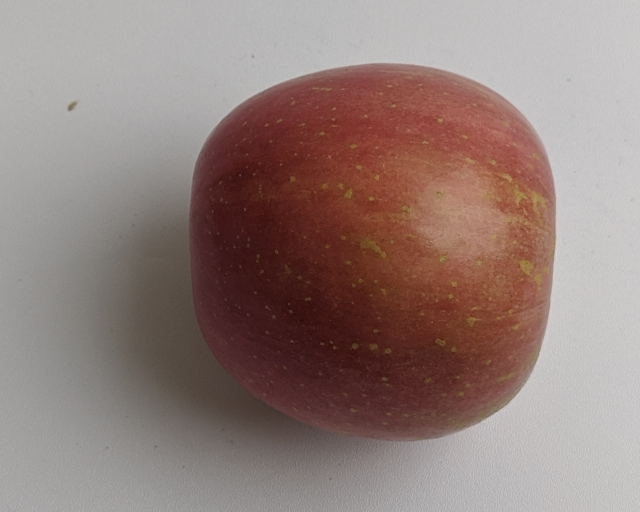
%> input picture data latih/data_107.jpg, 1280 x 1024 px (shown at 1/2 size); its folder holds 4 pictures in this run
$ octave pelatihan.m   (GNU Octave 9; MATLAB toolbox functions it lacks are replaced by stand-ins)
%> lines starting %> are read from the running program, lines starting %| are printed output that depends on the picture; in (x1, y1, x2, y2) boxes, pixels count from 0 and x2, y2 are one past the last pixel; in counts of white or black regions, pixels touching at a corner belong together; the program's own positions count from 1
clc; clear; close all; warning off all;

%%% Proses pelatihan citra
% menetapkan lokasi folder data latih
nama_folder = 'data latih';
% membaca file yg ber esktensi .jpg
nama_file = dir(fullfile(nama_folder,'*.jpg'));
%membaca jumlah file .jpg
jumlah_file = numel(nama_file);

% menginisialisasi variabel ciri_latih
ciri_latih = zeros(jumlah_file,4);
% melakukan pengolahan citra terhadapa seluruh file
for n = 1:jumlah_file
    img = imread(fullfile(nama_folder, nama_file(n).name));
%> img is the input picture: size 1024x1280x3 uint8; mean R, G, B 146.6, 127.3, 122.5
    %figure, imshow(img)
    % konversi citra RGB menjadi citra mgrayscale
    img_gray = rgb2gray(img);
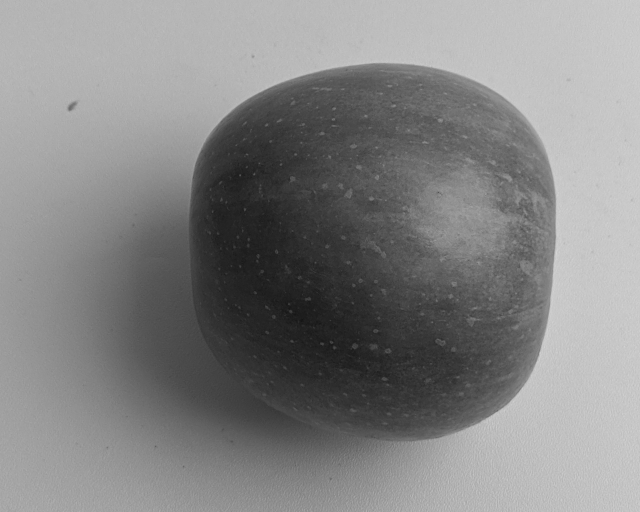
%> img_gray: size 1024x1280 uint8 (shown at 1/2 size); min 18, max 214, mean 132.5
    %figure, imshow(img_gray)
    % konversi citra grayscale mnjdi citra biner
    bw = imbinarize(img_gray);
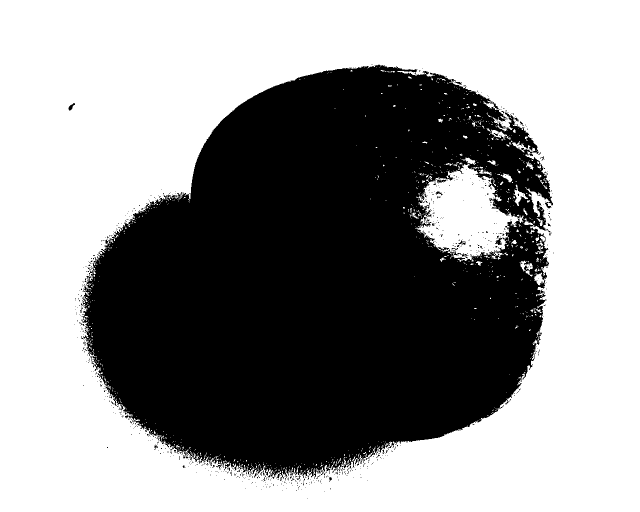
%> bw: size 1024x1280 logical (shown at 1/2 size); 58.2% white; 719 black regions (697 under 20 px), largest, box (x1, y1, x2, y2) and area: (164, 129, 1106, 962) 545071, (990, 476, 1004, 490) 105, (137, 206, 150, 221) 89
    %figure, imshow(bw)
    % operasi komplemen
    bw = imcomplement(bw);
    %figure, imshow(bw)
    %operasi morfologi filling holes
    bw = imfill(bw,'holes');
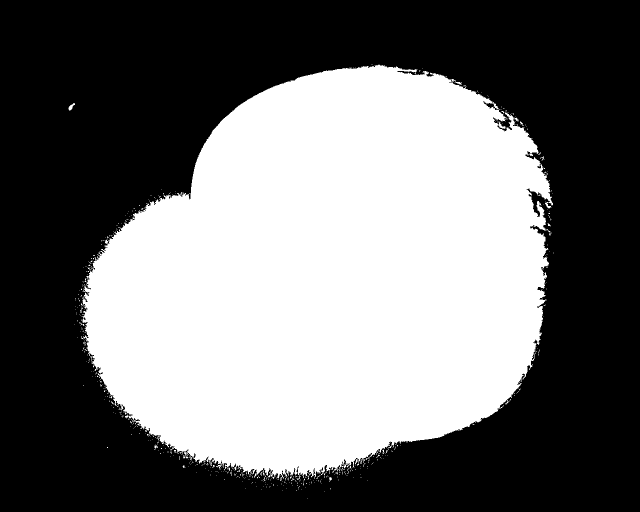
%> bw: size 1024x1280 logical (shown at 1/2 size); 44.2% white; 545 white regions (530 under 20 px), largest, box (x1, y1, x2, y2) and area: (164, 129, 1106, 962) 576683, (137, 206, 150, 221) 89, (1090, 403, 1103, 417) 65
    %figure, imshow(bw)

    %ekstraksi ciri buah
    % melakukan konversi citra rgb menjadi hsv
    HSV = rgb2hsv(img);
%> HSV: size 1024x1280x3 double; mean H, S, V 0.24, 0.219, 0.575
    %figure, imshow(HSV)
    % ekstraksi komponen hsv
    H = HSV(:,:,1);
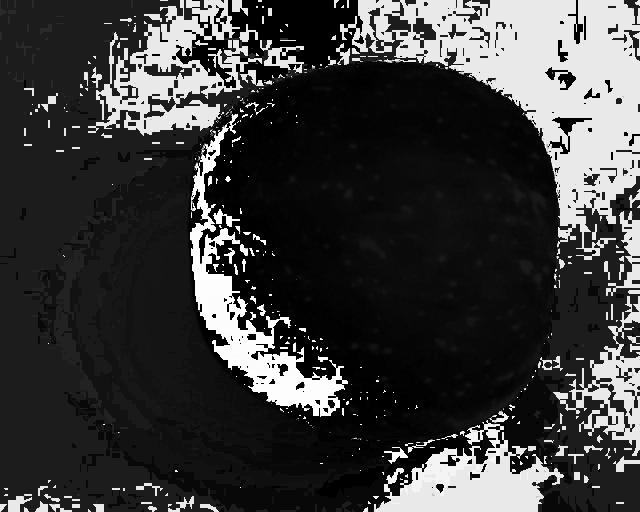
%> H: size 1024x1280 double (shown at 1/2 size); min 0, max 0.997, mean 0.24
    S = HSV(:,:,2);
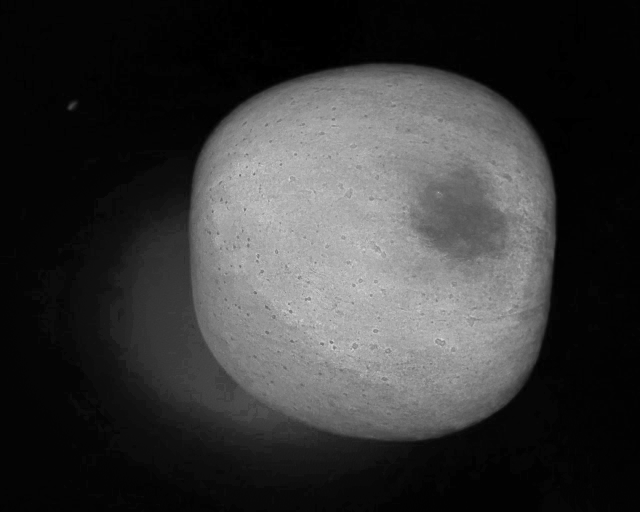
%> S: size 1024x1280 double (shown at 1/2 size); min 0, max 0.941, mean 0.219
    V = HSV(:,:,3);

    % mengubah nilai pixel bg menjadi 0
    H(~bw) = 0;
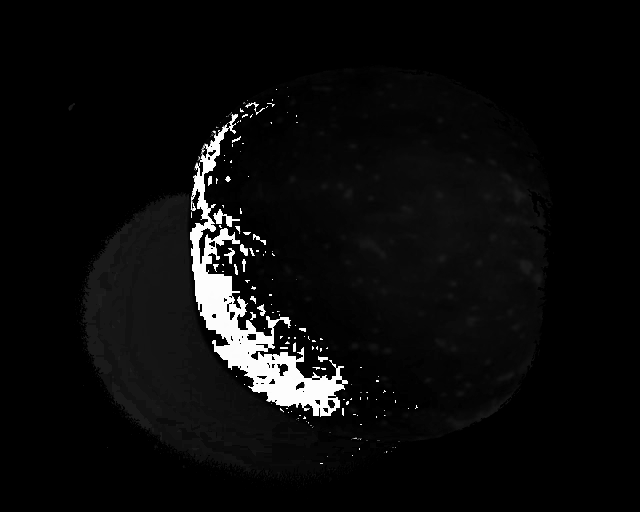
%> H: size 1024x1280 double (shown at 1/2 size); min 0, max 0.997, mean 0.0472
    S(~bw) = 0;
    V(~bw) = 0;
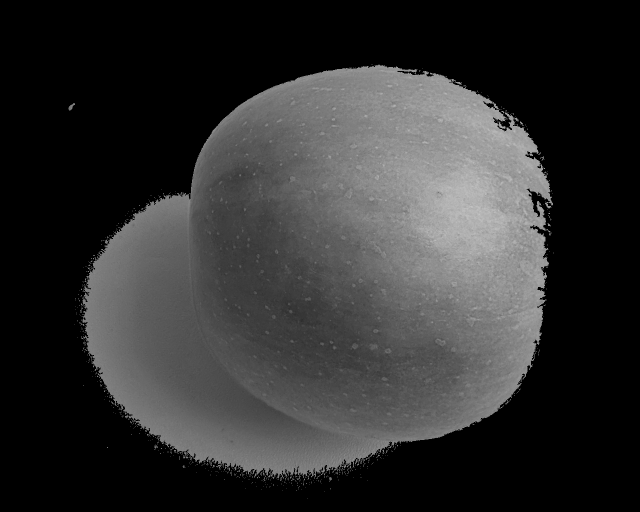
%> V: size 1024x1280 double (shown at 1/2 size); min 0, max 0.8, mean 0.19

    % menghitung nilai rata2 hsv
    Hue = sum(sum(H))/sum(sum(bw));
%> Hue = 0.107
    Saturation = sum(sum(S))/sum(sum(bw));
%> Saturation = 0.464
    Value = sum(sum(V))/sum(sum(bw));
%> Value = 0.429

    % menghitung luas objek
    Luas = sum(sum(bw));
%> Luas = 578853
    % mengisi vaiarbel ciri_latih dengan ciri hasil esktaksi
    ciri_latih(n,1) = Hue;
    ciri_latih(n,2) = Saturation;
    ciri_latih(n,3) = Value;
    ciri_latih(n,4) = Luas;
end
%> pass 2 of the loop `for n = 1:jumlah_file`:
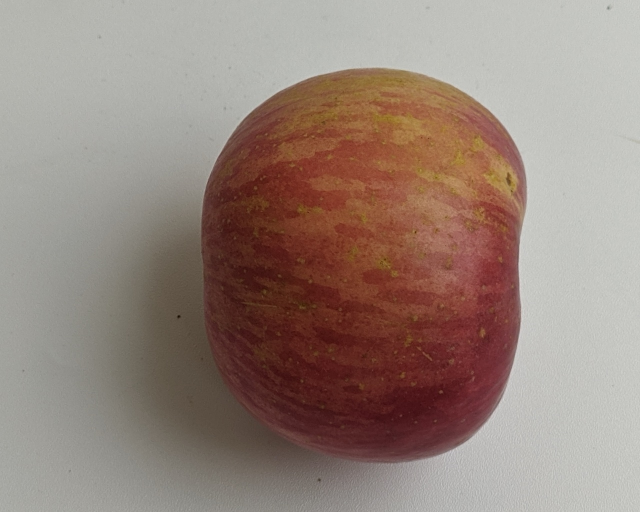
%> input picture data latih/data_115.jpg, 1280 x 1024 px (shown at 1/2 size)
%> img is the input picture: size 1024x1280x3 uint8; mean R, G, B 150.9, 132.9, 123.9
%> `bw = imbinarize(img_gray);`:
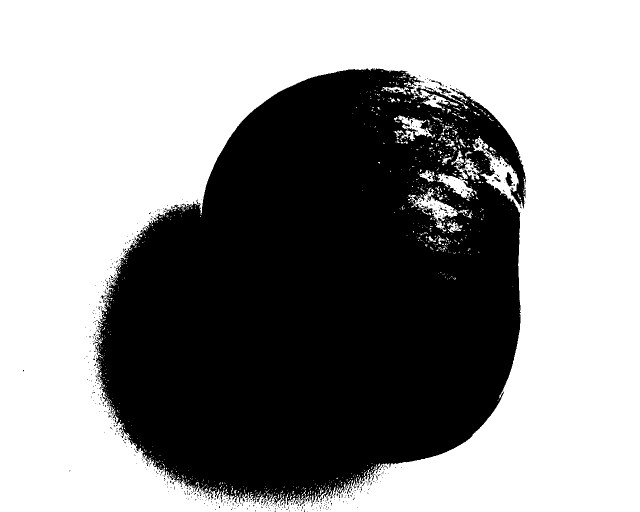
%> bw: size 1024x1280 logical (shown at 1/2 size); 58.4% white; 645 black regions (628 under 20 px), largest, box (x1, y1, x2, y2) and area: (190, 137, 1052, 1014) 541864, (1011, 344, 1026, 373) 240, (877, 175, 903, 188) 130
%> HSV: size 1024x1280x3 double; mean H, S, V 0.163, 0.233, 0.594
%> `V(~bw) = 0;`:
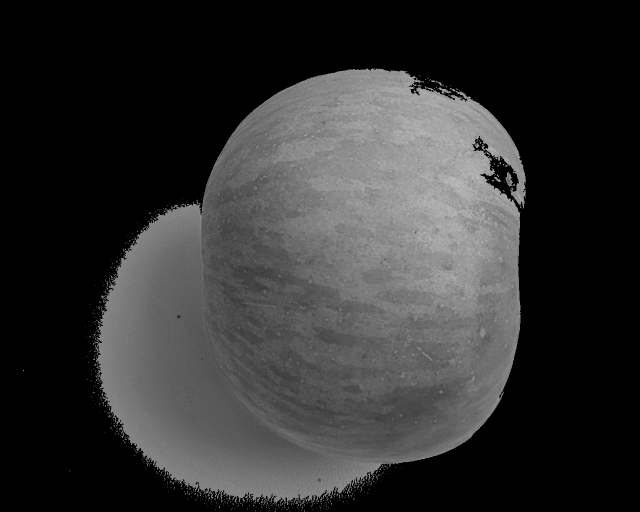
%> V: size 1024x1280 double (shown at 1/2 size); min 0, max 0.784, mean 0.191
%> Hue = 0.141
%> Saturation = 0.497
%> Value = 0.449
%> Luas = 558867
%> pass 3 of the loop `for n = 1:jumlah_file`:
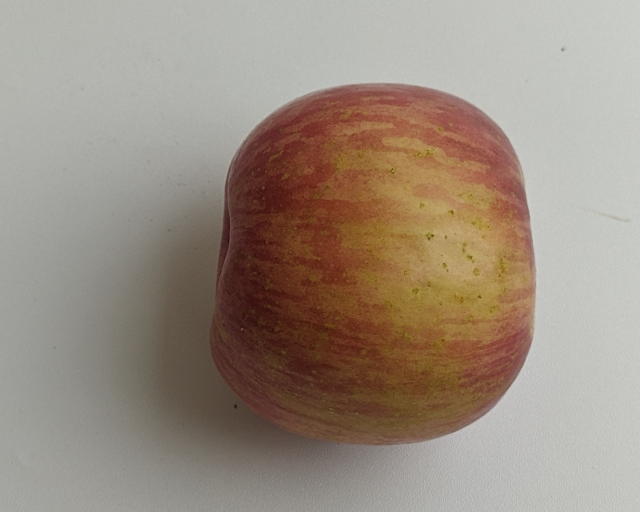
%> input picture data latih/data_118.jpg, 1280 x 1024 px (shown at 1/2 size)
%> img is the input picture: size 1024x1280x3 uint8; mean R, G, B 155, 141.4, 128.4
%> `bw = imbinarize(img_gray);`:
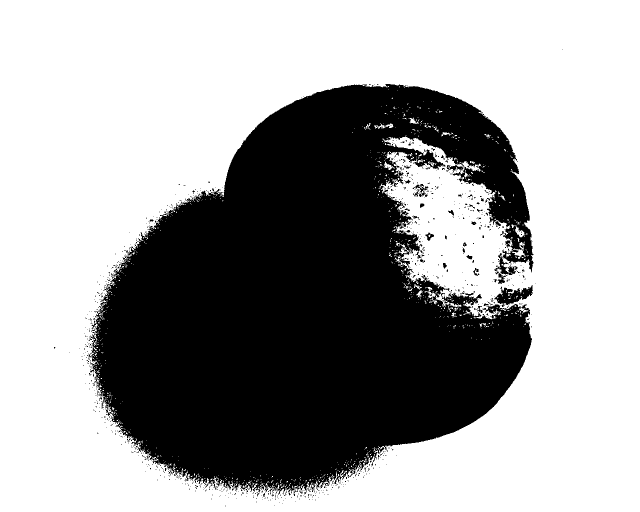
%> bw: size 1024x1280 logical (shown at 1/2 size); 63.3% white; 903 black regions (865 under 20 px), largest, box (x1, y1, x2, y2) and area: (177, 168, 1067, 989) 474234, (988, 570, 1066, 614) 1542, (828, 368, 856, 394) 229
%> HSV: size 1024x1280x3 double; mean H, S, V 0.141, 0.215, 0.61
%> `V(~bw) = 0;`:
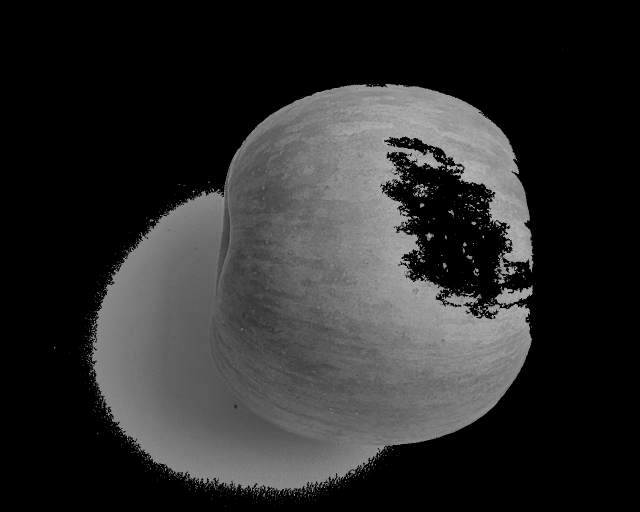
%> V: size 1024x1280 double (shown at 1/2 size); min 0, max 0.745, mean 0.17
%> Hue = 0.0683
%> Saturation = 0.475
%> Value = 0.459
%> Luas = 487196
%> the loop made 4 passes; the first 3 are shown

% menyusun kelas latih
kelas_latih = cell(jumlah_file,1);
%> kelas_latih = {[], [], [], []}
% mengisi nama buah
for k = 1:55
    kelas_latih{k} = 'alpukat';
end
%> after the loop, kelas_latih = 55 items

for k = 56:125
    kelas_latih{k} = 'apel';
end
%> after the loop, kelas_latih = 125 items

for k = 126:215
    kelas_latih{k} = 'belimbing';
end
%> after the loop, kelas_latih = 215 items

for k = 216:375
    kelas_latih{k} = 'buah naga';
end
%> after the loop, kelas_latih = 375 items

for k = 376:411
    kelas_latih{k} = 'lemon';
end
%> after the loop, kelas_latih = 411 items

for k = 412:452
    kelas_latih{k} = 'nanas';
end
%> after the loop, kelas_latih = 452 items

for k = 453:532
    kelas_latih{k} = 'pir';
end
%> after the loop, kelas_latih = 532 items

for k = 533:552
    kelas_latih{k} = 'pisang';
end
%> after the loop, kelas_latih = 552 items

for k = 553:587
    kelas_latih{k} = 'salak';
end
%> after the loop, kelas_latih = 587 items

for k = 588:732
    kelas_latih{k} = 'strawberry';
end
%> after the loop, kelas_latih = 732 items

% menggunakan algoritma naive bayes
%> (the run ends here)
